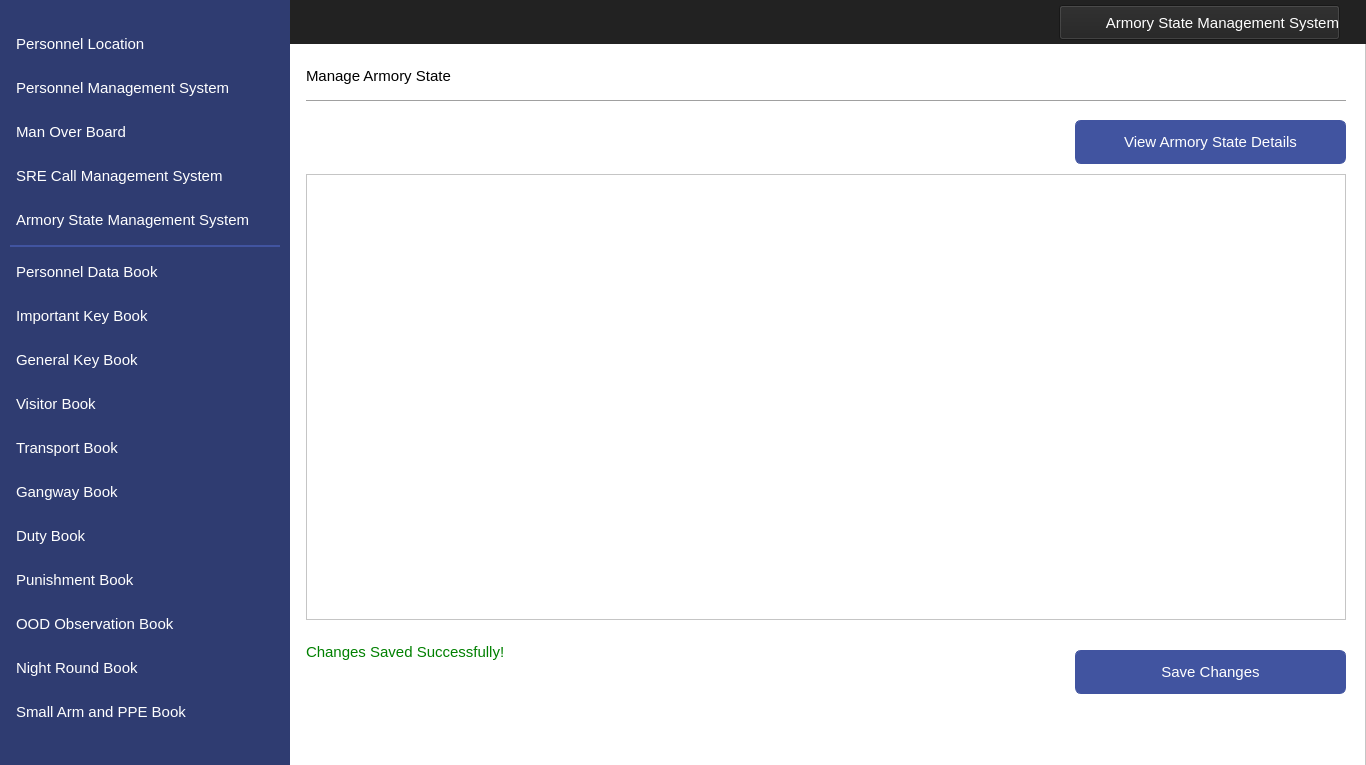
<?xml version="1.0" encoding="UTF-8"?>
<ui version="4.0">
 <class>MainWindow</class>
 <widget class="QMainWindow" name="MainWindow">
  <property name="geometry">
   <rect>
    <x>0</x>
    <y>0</y>
    <width>1366</width>
    <height>765</height>
   </rect>
  </property>
  <property name="windowTitle">
   <string>MainWindow</string>
  </property>
  <widget class="QWidget" name="centralwidget">
   <widget class="QFrame" name="frame">
    <property name="geometry">
     <rect>
      <x>0</x>
      <y>0</y>
      <width>1366</width>
      <height>768</height>
     </rect>
    </property>
    <property name="styleSheet">
     <string notr="true">background-color: #ffffff</string>
    </property>
    <property name="frameShape">
     <enum>QFrame::StyledPanel</enum>
    </property>
    <property name="frameShadow">
     <enum>QFrame::Raised</enum>
    </property>
    <widget class="QLabel" name="label">
     <property name="geometry">
      <rect>
       <x>0</x>
       <y>0</y>
       <width>290</width>
       <height>768</height>
      </rect>
     </property>
     <property name="styleSheet">
      <string notr="true">background-image: url(null);
background-color:#2F3C71;</string>
     </property>
     <property name="text">
      <string/>
     </property>
    </widget>
    <widget class="QLabel" name="label_2">
     <property name="geometry">
      <rect>
       <x>0</x>
       <y>0</y>
       <width>1366</width>
       <height>44</height>
      </rect>
     </property>
     <property name="styleSheet">
      <string notr="true">background-image: url(null);
background-color:#222222;</string>
     </property>
     <property name="text">
      <string/>
     </property>
    </widget>
    <widget class="QPushButton" name="navViewPunishment">
     <property name="geometry">
      <rect>
       <x>10</x>
       <y>558</y>
       <width>270</width>
       <height>44</height>
      </rect>
     </property>
     <property name="font">
      <font>
       <family>Segoe UI</family>
       <pointsize>11</pointsize>
      </font>
     </property>
     <property name="cursor">
      <cursorShape>PointingHandCursor</cursorShape>
     </property>
     <property name="styleSheet">
      <string notr="true">QPushButton 
{
    text-align: left;
    color: #ffffff;
    background-color:#2F3C71;
    border-width: 1px;
    border-color: #2F3C71;
    border-style: solid;
    border-radius: 6;
    padding: 3px;
    font-size: 11pt;
    padding-left: 5px;
    padding-right: 5px;
    min-width: 40px;
}

QPushButton:hover
{
    background-color:#4154A0;
}
QPushButton:pressed
{
    background-color: #384889;
 	border-width: 3px;
    border-color: #5C70BC;
    border-style: solid;
    border-radius: 6;

}</string>
     </property>
     <property name="text">
      <string>Punishment Book</string>
     </property>
     <property name="icon">
      <iconset resource="../IconResource.qrc">
       <normaloff>:/images/punishment.png</normaloff>:/images/punishment.png</iconset>
     </property>
     <property name="iconSize">
      <size>
       <width>25</width>
       <height>25</height>
      </size>
     </property>
     <property name="flat">
      <bool>false</bool>
     </property>
    </widget>
    <widget class="QPushButton" name="navViewImpKey">
     <property name="geometry">
      <rect>
       <x>10</x>
       <y>294</y>
       <width>270</width>
       <height>44</height>
      </rect>
     </property>
     <property name="font">
      <font>
       <family>Segoe UI</family>
       <pointsize>11</pointsize>
      </font>
     </property>
     <property name="cursor">
      <cursorShape>PointingHandCursor</cursorShape>
     </property>
     <property name="styleSheet">
      <string notr="true">QPushButton 
{
    text-align: left;
    color: #ffffff;
    background-color:#2F3C71;
    border-width: 1px;
    border-color: #2F3C71;
    border-style: solid;
    border-radius: 6;
    padding: 3px;
    font-size: 11pt;
    padding-left: 5px;
    padding-right: 5px;
    min-width: 40px;
}

QPushButton:hover
{
    background-color:#4154A0;
}
QPushButton:pressed
{
    background-color: #384889;
 	border-width: 3px;
    border-color: #5C70BC;
    border-style: solid;
    border-radius: 6;

}</string>
     </property>
     <property name="text">
      <string>Important Key Book</string>
     </property>
     <property name="icon">
      <iconset resource="../IconResource.qrc">
       <normaloff>:/images/impKey.png</normaloff>:/images/impKey.png</iconset>
     </property>
     <property name="iconSize">
      <size>
       <width>25</width>
       <height>25</height>
      </size>
     </property>
     <property name="flat">
      <bool>false</bool>
     </property>
    </widget>
    <widget class="QPushButton" name="navViewGenKey">
     <property name="geometry">
      <rect>
       <x>10</x>
       <y>338</y>
       <width>270</width>
       <height>44</height>
      </rect>
     </property>
     <property name="font">
      <font>
       <family>Segoe UI</family>
       <pointsize>11</pointsize>
      </font>
     </property>
     <property name="cursor">
      <cursorShape>PointingHandCursor</cursorShape>
     </property>
     <property name="styleSheet">
      <string notr="true">QPushButton 
{
    text-align: left;
    color: #ffffff;
    background-color:#2F3C71;
    border-width: 1px;
    border-color: #2F3C71;
    border-style: solid;
    border-radius: 6;
    padding: 3px;
    font-size: 11pt;
    padding-left: 5px;
    padding-right: 5px;
    min-width: 40px;
}

QPushButton:hover
{
    background-color:#4154A0;
}

QPushButton:pressed
{
    background-color: #384889;
 	border-width: 3px;
    border-color: #5C70BC;
    border-style: solid;
    border-radius: 6;

}</string>
     </property>
     <property name="text">
      <string>General Key Book</string>
     </property>
     <property name="icon">
      <iconset resource="../IconResource.qrc">
       <normaloff>:/images/genKey.png</normaloff>:/images/genKey.png</iconset>
     </property>
     <property name="iconSize">
      <size>
       <width>25</width>
       <height>25</height>
      </size>
     </property>
     <property name="flat">
      <bool>false</bool>
     </property>
    </widget>
    <widget class="QPushButton" name="navViewVisitor">
     <property name="geometry">
      <rect>
       <x>10</x>
       <y>382</y>
       <width>270</width>
       <height>44</height>
      </rect>
     </property>
     <property name="font">
      <font>
       <family>Segoe UI</family>
       <pointsize>11</pointsize>
      </font>
     </property>
     <property name="cursor">
      <cursorShape>PointingHandCursor</cursorShape>
     </property>
     <property name="styleSheet">
      <string notr="true">QPushButton 
{
    text-align: left;
    color: #ffffff;
    background-color:#2F3C71;
    border-width: 1px;
    border-color: #2F3C71;
    border-style: solid;
    border-radius: 6;
    padding: 3px;
    font-size: 11pt;
    padding-left: 5px;
    padding-right: 5px;
    min-width: 40px;
}

QPushButton:hover
{
    background-color:#4154A0;
}


QPushButton:pressed
{
    background-color: #384889;
 	border-width: 3px;
    border-color: #5C70BC;
    border-style: solid;
    border-radius: 6;
}</string>
     </property>
     <property name="text">
      <string>Visitor Book</string>
     </property>
     <property name="icon">
      <iconset resource="../IconResource.qrc">
       <normaloff>:/images/visitor.png</normaloff>:/images/visitor.png</iconset>
     </property>
     <property name="iconSize">
      <size>
       <width>25</width>
       <height>25</height>
      </size>
     </property>
     <property name="flat">
      <bool>false</bool>
     </property>
    </widget>
    <widget class="QPushButton" name="navViewTransport">
     <property name="geometry">
      <rect>
       <x>10</x>
       <y>426</y>
       <width>270</width>
       <height>44</height>
      </rect>
     </property>
     <property name="font">
      <font>
       <family>Segoe UI</family>
       <pointsize>11</pointsize>
      </font>
     </property>
     <property name="cursor">
      <cursorShape>PointingHandCursor</cursorShape>
     </property>
     <property name="styleSheet">
      <string notr="true">QPushButton 
{
    text-align: left;
    color: #ffffff;
    background-color:#2F3C71;
    border-width: 1px;
    border-color: #2F3C71;
    border-style: solid;
    border-radius: 6;
    padding: 3px;
    font-size: 11pt;
    padding-left: 5px;
    padding-right: 5px;
    min-width: 40px;
}

QPushButton:hover
{
    background-color:#4154A0;
}
QPushButton:pressed
{
    background-color: #384889;
 	border-width: 3px;
    border-color: #5C70BC;
    border-style: solid;
    border-radius: 6;

}</string>
     </property>
     <property name="text">
      <string>Transport Book</string>
     </property>
     <property name="icon">
      <iconset resource="../IconResource.qrc">
       <normaloff>:/images/transport.png</normaloff>:/images/transport.png</iconset>
     </property>
     <property name="iconSize">
      <size>
       <width>25</width>
       <height>25</height>
      </size>
     </property>
     <property name="flat">
      <bool>false</bool>
     </property>
    </widget>
    <widget class="QPushButton" name="navViewGangway">
     <property name="geometry">
      <rect>
       <x>10</x>
       <y>470</y>
       <width>270</width>
       <height>44</height>
      </rect>
     </property>
     <property name="font">
      <font>
       <family>Segoe UI</family>
       <pointsize>11</pointsize>
      </font>
     </property>
     <property name="cursor">
      <cursorShape>PointingHandCursor</cursorShape>
     </property>
     <property name="styleSheet">
      <string notr="true">QPushButton 
{
    text-align: left;
    color: #ffffff;
    background-color:#2F3C71;
    border-width: 1px;
    border-color: #2F3C71;
    border-style: solid;
    border-radius: 6;
    padding: 3px;
    font-size: 11pt;
    padding-left: 5px;
    padding-right: 5px;
    min-width: 40px;
}

QPushButton:hover
{
    background-color:#4154A0;
}
QPushButton:pressed
{
    background-color: #384889;
 	border-width: 3px;
    border-color: #5C70BC;
    border-style: solid;
    border-radius: 6;

}</string>
     </property>
     <property name="text">
      <string>Gangway Book</string>
     </property>
     <property name="icon">
      <iconset resource="../IconResource.qrc">
       <normaloff>:/images/gangway.png</normaloff>:/images/gangway.png</iconset>
     </property>
     <property name="iconSize">
      <size>
       <width>25</width>
       <height>25</height>
      </size>
     </property>
     <property name="flat">
      <bool>false</bool>
     </property>
    </widget>
    <widget class="QPushButton" name="navViewDuty">
     <property name="geometry">
      <rect>
       <x>10</x>
       <y>514</y>
       <width>270</width>
       <height>44</height>
      </rect>
     </property>
     <property name="font">
      <font>
       <family>Segoe UI</family>
       <pointsize>11</pointsize>
      </font>
     </property>
     <property name="cursor">
      <cursorShape>PointingHandCursor</cursorShape>
     </property>
     <property name="styleSheet">
      <string notr="true">QPushButton 
{
    text-align: left;
    color: #ffffff;
    background-color:#2F3C71;
    border-width: 1px;
    border-color: #2F3C71;
    border-style: solid;
    border-radius: 6;
    padding: 3px;
    font-size: 11pt;
    padding-left: 5px;
    padding-right: 5px;
    min-width: 40px;
}

QPushButton:hover
{
    background-color:#4154A0;
}
QPushButton:pressed
{
    background-color: #384889;
 	border-width: 3px;
    border-color: #5C70BC;
    border-style: solid;
    border-radius: 6;

}</string>
     </property>
     <property name="text">
      <string>Duty Book</string>
     </property>
     <property name="icon">
      <iconset resource="../IconResource.qrc">
       <normaloff>:/images/duty.png</normaloff>:/images/duty.png</iconset>
     </property>
     <property name="iconSize">
      <size>
       <width>25</width>
       <height>25</height>
      </size>
     </property>
     <property name="flat">
      <bool>false</bool>
     </property>
    </widget>
    <widget class="QPushButton" name="navViewNight">
     <property name="geometry">
      <rect>
       <x>10</x>
       <y>646</y>
       <width>270</width>
       <height>44</height>
      </rect>
     </property>
     <property name="font">
      <font>
       <family>Segoe UI</family>
       <pointsize>11</pointsize>
      </font>
     </property>
     <property name="cursor">
      <cursorShape>PointingHandCursor</cursorShape>
     </property>
     <property name="styleSheet">
      <string notr="true">QPushButton 
{
    text-align: left;
    color: #ffffff;
    background-color:#2F3C71;
    border-width: 1px;
    border-color: #2F3C71;
    border-style: solid;
    border-radius: 6;
    padding: 3px;
    font-size: 11pt;
    padding-left: 5px;
    padding-right: 5px;
    min-width: 40px;
}

QPushButton:hover
{
    background-color:#4154A0;
}
QPushButton:pressed
{
    background-color: #384889;
 	border-width: 3px;
    border-color: #5C70BC;
    border-style: solid;
    border-radius: 6;

}</string>
     </property>
     <property name="text">
      <string>Night Round Book</string>
     </property>
     <property name="icon">
      <iconset resource="../IconResource.qrc">
       <normaloff>:/images/night.png</normaloff>:/images/night.png</iconset>
     </property>
     <property name="iconSize">
      <size>
       <width>25</width>
       <height>25</height>
      </size>
     </property>
     <property name="flat">
      <bool>false</bool>
     </property>
    </widget>
    <widget class="QLabel" name="label_4">
     <property name="geometry">
      <rect>
       <x>10</x>
       <y>245</y>
       <width>270</width>
       <height>2</height>
      </rect>
     </property>
     <property name="styleSheet">
      <string notr="true">background-color:#4154A0;</string>
     </property>
     <property name="text">
      <string/>
     </property>
    </widget>
    <widget class="QPushButton" name="navViewMOB">
     <property name="geometry">
      <rect>
       <x>10</x>
       <y>110</y>
       <width>270</width>
       <height>44</height>
      </rect>
     </property>
     <property name="font">
      <font>
       <family>Segoe UI</family>
       <pointsize>11</pointsize>
      </font>
     </property>
     <property name="cursor">
      <cursorShape>PointingHandCursor</cursorShape>
     </property>
     <property name="styleSheet">
      <string notr="true">QPushButton 
{
    text-align: left;
    color: #ffffff;
    background-color:#2F3C71;
    border-width: 1px;
    border-color: #2F3C71;
    border-style: solid;
    border-radius: 6;
    padding: 3px;
    font-size: 11pt;
    padding-left: 5px;
    padding-right: 5px;
    min-width: 40px;
}

QPushButton:hover
{
    background-color:#4154A0;
}
QPushButton:pressed
{
    background-color: #384889;
 	border-width: 3px;
    border-color: #5C70BC;
    border-style: solid;
    border-radius: 6;

}</string>
     </property>
     <property name="text">
      <string>Man Over Board</string>
     </property>
     <property name="icon">
      <iconset resource="../IconResource.qrc">
       <normaloff>:/images/mob.png</normaloff>:/images/mob.png</iconset>
     </property>
     <property name="iconSize">
      <size>
       <width>32</width>
       <height>32</height>
      </size>
     </property>
     <property name="flat">
      <bool>false</bool>
     </property>
    </widget>
    <widget class="QPushButton" name="navViewLocation">
     <property name="geometry">
      <rect>
       <x>10</x>
       <y>22</y>
       <width>270</width>
       <height>44</height>
      </rect>
     </property>
     <property name="font">
      <font>
       <family>Segoe UI</family>
       <pointsize>11</pointsize>
      </font>
     </property>
     <property name="cursor">
      <cursorShape>PointingHandCursor</cursorShape>
     </property>
     <property name="styleSheet">
      <string notr="true">QPushButton 
{
    text-align: left;
    color: #ffffff;
    background-color:#2F3C71;
    border-width: 1px;
    border-color: #2F3C71;
    border-style: solid;
    border-radius: 6;
    padding: 3px;
    font-size: 11pt;
    padding-left: 5px;
    padding-right: 5px;
    min-width: 40px;
}

QPushButton:hover
{
    background-color:#4154A0;
}
QPushButton:pressed
{
    background-color: #384889;
 	border-width: 3px;
    border-color: #5C70BC;
    border-style: solid;
    border-radius: 6;

}</string>
     </property>
     <property name="text">
      <string>Personnel Location</string>
     </property>
     <property name="icon">
      <iconset resource="../IconResource.qrc">
       <normaloff>:/images/locate.png</normaloff>:/images/locate.png</iconset>
     </property>
     <property name="iconSize">
      <size>
       <width>25</width>
       <height>25</height>
      </size>
     </property>
     <property name="flat">
      <bool>false</bool>
     </property>
    </widget>
    <widget class="QPushButton" name="navViewMangement">
     <property name="geometry">
      <rect>
       <x>10</x>
       <y>66</y>
       <width>270</width>
       <height>44</height>
      </rect>
     </property>
     <property name="font">
      <font>
       <family>Segoe UI</family>
       <pointsize>11</pointsize>
      </font>
     </property>
     <property name="cursor">
      <cursorShape>PointingHandCursor</cursorShape>
     </property>
     <property name="styleSheet">
      <string notr="true">QPushButton 
{
    text-align: left;
    color: #ffffff;
    background-color:#2F3C71;
    border-width: 1px;
    border-color: #2F3C71;
    border-style: solid;
    border-radius: 6;
    padding: 3px;
    font-size: 11pt;
    padding-left: 5px;
    padding-right: 5px;
    min-width: 40px;
}

QPushButton:hover
{
    background-color:#4154A0;
}
QPushButton:pressed
{
    background-color: #384889;
 	border-width: 3px;
    border-color: #5C70BC;
    border-style: solid;
    border-radius: 6;

}</string>
     </property>
     <property name="text">
      <string>Personnel Management System</string>
     </property>
     <property name="icon">
      <iconset resource="../IconResource.qrc">
       <normaloff>:/images/personnel.png</normaloff>:/images/personnel.png</iconset>
     </property>
     <property name="iconSize">
      <size>
       <width>32</width>
       <height>32</height>
      </size>
     </property>
     <property name="flat">
      <bool>false</bool>
     </property>
    </widget>
    <widget class="QPushButton" name="navViewPPE">
     <property name="geometry">
      <rect>
       <x>10</x>
       <y>690</y>
       <width>270</width>
       <height>44</height>
      </rect>
     </property>
     <property name="font">
      <font>
       <family>Segoe UI</family>
       <pointsize>11</pointsize>
      </font>
     </property>
     <property name="cursor">
      <cursorShape>PointingHandCursor</cursorShape>
     </property>
     <property name="styleSheet">
      <string notr="true">QPushButton 
{
    text-align: left;
    color: #ffffff;
    background-color:#2F3C71;
    border-width: 1px;
    border-color: #2F3C71;
    border-style: solid;
    border-radius: 6;
    padding: 3px;
    font-size: 11pt;
    padding-left: 5px;
    padding-right: 5px;
    min-width: 40px;
}

QPushButton:hover
{
    background-color:#4154A0;
}
QPushButton:pressed
{
    background-color: #384889;
 	border-width: 3px;
    border-color: #5C70BC;
    border-style: solid;
    border-radius: 6;

}</string>
     </property>
     <property name="text">
      <string>Small Arm and PPE Book</string>
     </property>
     <property name="icon">
      <iconset resource="../IconResource.qrc">
       <normaloff>:/images/armPPE.png</normaloff>:/images/armPPE.png</iconset>
     </property>
     <property name="iconSize">
      <size>
       <width>25</width>
       <height>25</height>
      </size>
     </property>
     <property name="flat">
      <bool>false</bool>
     </property>
    </widget>
    <widget class="QPushButton" name="navViewOOD">
     <property name="geometry">
      <rect>
       <x>10</x>
       <y>602</y>
       <width>270</width>
       <height>44</height>
      </rect>
     </property>
     <property name="font">
      <font>
       <family>Segoe UI</family>
       <pointsize>11</pointsize>
      </font>
     </property>
     <property name="cursor">
      <cursorShape>PointingHandCursor</cursorShape>
     </property>
     <property name="styleSheet">
      <string notr="true">QPushButton 
{
    text-align: left;
    color: #ffffff;
    background-color:#2F3C71;
    border-width: 1px;
    border-color: #2F3C71;
    border-style: solid;
    border-radius: 6;
    padding: 3px;
    font-size: 11pt;
    padding-left: 5px;
    padding-right: 5px;
    min-width: 40px;
}

QPushButton:hover
{
    background-color:#4154A0;
}
QPushButton:pressed
{
    background-color: #384889;
 	border-width: 3px;
    border-color: #5C70BC;
    border-style: solid;
    border-radius: 6;

}</string>
     </property>
     <property name="text">
      <string>OOD Observation Book</string>
     </property>
     <property name="icon">
      <iconset resource="../IconResource.qrc">
       <normaloff>:/images/oodObserve.png</normaloff>:/images/oodObserve.png</iconset>
     </property>
     <property name="iconSize">
      <size>
       <width>25</width>
       <height>25</height>
      </size>
     </property>
     <property name="flat">
      <bool>false</bool>
     </property>
    </widget>
    <widget class="QPushButton" name="navViewCMS">
     <property name="geometry">
      <rect>
       <x>10</x>
       <y>154</y>
       <width>270</width>
       <height>44</height>
      </rect>
     </property>
     <property name="font">
      <font>
       <family>Segoe UI</family>
       <pointsize>11</pointsize>
      </font>
     </property>
     <property name="cursor">
      <cursorShape>PointingHandCursor</cursorShape>
     </property>
     <property name="styleSheet">
      <string notr="true">QPushButton 
{
    text-align: left;
    color: #ffffff;
    background-color:#2F3C71;
    border-width: 1px;
    border-color: #2F3C71;
    border-style: solid;
    border-radius: 6;
    padding: 3px;
    font-size: 11pt;
    padding-left: 5px;
    padding-right: 5px;
    min-width: 40px;
}

QPushButton:hover
{
    background-color:#4154A0;
}
QPushButton:pressed
{
    background-color: #384889;
 	border-width: 3px;
    border-color: #5C70BC;
    border-style: solid;
    border-radius: 6;

}</string>
     </property>
     <property name="text">
      <string>SRE Call Management System</string>
     </property>
     <property name="icon">
      <iconset resource="../IconResource.qrc">
       <normaloff>:/images/sreCall.png</normaloff>:/images/sreCall.png</iconset>
     </property>
     <property name="iconSize">
      <size>
       <width>25</width>
       <height>25</height>
      </size>
     </property>
     <property name="flat">
      <bool>false</bool>
     </property>
    </widget>
    <widget class="QPushButton" name="pushButton">
     <property name="enabled">
      <bool>true</bool>
     </property>
     <property name="geometry">
      <rect>
       <x>1059</x>
       <y>5</y>
       <width>281</width>
       <height>35</height>
      </rect>
     </property>
     <property name="font">
      <font>
       <family>Segoe UI</family>
       <pointsize>11</pointsize>
      </font>
     </property>
     <property name="styleSheet">
      <string notr="true"> text-align: right;
    color: #ffffff;
    background-color:#222222;</string>
     </property>
     <property name="text">
      <string>Armory State Management System</string>
     </property>
     <property name="icon">
      <iconset resource="../IconResource.qrc">
       <normaloff>:/images/armoryState.png</normaloff>:/images/armoryState.png</iconset>
     </property>
     <property name="iconSize">
      <size>
       <width>32</width>
       <height>32</height>
      </size>
     </property>
    </widget>
    <widget class="QPushButton" name="pushButton_2">
     <property name="enabled">
      <bool>true</bool>
     </property>
     <property name="geometry">
      <rect>
       <x>306</x>
       <y>680</y>
       <width>100</width>
       <height>80</height>
      </rect>
     </property>
     <property name="styleSheet">
      <string notr="true"> border:1px solid #fff;
    border-radius:4px;
    outline:none;</string>
     </property>
     <property name="text">
      <string/>
     </property>
     <property name="icon">
      <iconset resource="../IconResource.qrc">
       <normaloff>:/images/logoMTIP.png</normaloff>:/images/logoMTIP.png</iconset>
     </property>
     <property name="iconSize">
      <size>
       <width>200</width>
       <height>200</height>
      </size>
     </property>
    </widget>
    <widget class="QPushButton" name="navViewPersonnel">
     <property name="geometry">
      <rect>
       <x>10</x>
       <y>250</y>
       <width>270</width>
       <height>44</height>
      </rect>
     </property>
     <property name="font">
      <font>
       <family>Segoe UI</family>
       <pointsize>11</pointsize>
      </font>
     </property>
     <property name="cursor">
      <cursorShape>PointingHandCursor</cursorShape>
     </property>
     <property name="styleSheet">
      <string notr="true">QPushButton 
{
    text-align: left;
    color: #ffffff;
    background-color:#2F3C71;
    border-width: 1px;
    border-color: #2F3C71;
    border-style: solid;
    border-radius: 6;
    padding: 3px;
    font-size: 11pt;
    padding-left: 5px;
    padding-right: 5px;
    min-width: 40px;
}

QPushButton:hover
{
    background-color:#4154A0;
}

QPushButton:pressed
{
    background-color: #384889;
 	border-width: 3px;
    border-color: #5C70BC;
    border-style: solid;
    border-radius: 6;

}</string>
     </property>
     <property name="text">
      <string>Personnel Data Book</string>
     </property>
     <property name="icon">
      <iconset resource="../IconResource.qrc">
       <normaloff>:/images/personnelData.png</normaloff>:/images/personnelData.png</iconset>
     </property>
     <property name="iconSize">
      <size>
       <width>25</width>
       <height>25</height>
      </size>
     </property>
     <property name="flat">
      <bool>false</bool>
     </property>
    </widget>
    <widget class="QPushButton" name="btnSaveChanges">
     <property name="geometry">
      <rect>
       <x>1075</x>
       <y>650</y>
       <width>271</width>
       <height>44</height>
      </rect>
     </property>
     <property name="font">
      <font>
       <family>Segoe UI</family>
       <pointsize>11</pointsize>
      </font>
     </property>
     <property name="cursor">
      <cursorShape>PointingHandCursor</cursorShape>
     </property>
     <property name="styleSheet">
      <string notr="true">QPushButton
{
    color: #ffffff;
    background-color:#4154A0;
    border-width: 1px;
    border-color: #4154A0;
    border-style: solid;
    border-radius: 6;
    padding: 3px;
    font-size: 11pt;
    padding-left: 5px;
    padding-right: 5px;
    min-width: 40px;
}

QPushButton:hover
{
    background-color:#384889
}
QPushButton:pressed
{
    background-color: #384889;
 	border-width: 3px;
    border-color: #5C70BC;
    border-style: solid;
    border-radius: 6;

}</string>
     </property>
     <property name="text">
      <string>Save Changes</string>
     </property>
     <property name="icon">
      <iconset resource="../IconResource.qrc">
       <normaloff>:/images/saveChanges.png</normaloff>:/images/saveChanges.png</iconset>
     </property>
     <property name="iconSize">
      <size>
       <width>25</width>
       <height>25</height>
      </size>
     </property>
    </widget>
    <widget class="QPushButton" name="navViewState">
     <property name="geometry">
      <rect>
       <x>10</x>
       <y>198</y>
       <width>270</width>
       <height>44</height>
      </rect>
     </property>
     <property name="font">
      <font>
       <family>Segoe UI</family>
       <pointsize>11</pointsize>
      </font>
     </property>
     <property name="cursor">
      <cursorShape>PointingHandCursor</cursorShape>
     </property>
     <property name="styleSheet">
      <string notr="true">QPushButton 
{
    text-align: left;
    color: #ffffff;
    background-color:#2F3C71;
    border-width: 1px;
    border-color: #2F3C71;
    border-style: solid;
    border-radius: 6;
    padding: 3px;
    font-size: 11pt;
    padding-left: 5px;
    padding-right: 5px;
    min-width: 40px;
}

QPushButton:hover
{
    background-color:#4154A0;
}
QPushButton:active
{
    background-color:#4154A0;
}
QPushButton:pressed
{
    background-color: #384889;
 	border-width: 3px;
    border-color: #5C70BC;
    border-style: solid;
    border-radius: 6;

}</string>
     </property>
     <property name="text">
      <string>Armory State Management System</string>
     </property>
     <property name="icon">
      <iconset resource="../IconResource.qrc">
       <normaloff>:/images/armoryState.png</normaloff>:/images/armoryState.png</iconset>
     </property>
     <property name="iconSize">
      <size>
       <width>25</width>
       <height>25</height>
      </size>
     </property>
     <property name="flat">
      <bool>false</bool>
     </property>
    </widget>
    <widget class="QPushButton" name="navViewArmoryDetails">
     <property name="geometry">
      <rect>
       <x>1075</x>
       <y>120</y>
       <width>271</width>
       <height>44</height>
      </rect>
     </property>
     <property name="font">
      <font>
       <family>Segoe UI</family>
       <pointsize>11</pointsize>
      </font>
     </property>
     <property name="cursor">
      <cursorShape>PointingHandCursor</cursorShape>
     </property>
     <property name="styleSheet">
      <string notr="true">QPushButton
{
    color: #ffffff;
    background-color:#4154A0;
    border-width: 1px;
    border-color: #4154A0;
    border-style: solid;
    border-radius: 6;
    padding: 3px;
    font-size: 11pt;
    padding-left: 5px;
    padding-right: 5px;
    min-width: 40px;
}

QPushButton:hover
{
    background-color:#384889
}
QPushButton:pressed
{
    background-color: #384889;
 	border-width: 3px;
    border-color: #5C70BC;
    border-style: solid;
    border-radius: 6;

}</string>
     </property>
     <property name="text">
      <string>View Armory State Details</string>
     </property>
     <property name="icon">
      <iconset resource="../IconResource.qrc">
       <normaloff>:/images/viewDetails.png</normaloff>:/images/viewDetails.png</iconset>
     </property>
     <property name="iconSize">
      <size>
       <width>25</width>
       <height>25</height>
      </size>
     </property>
    </widget>
    <widget class="QLabel" name="lblDataEntrySuccessful">
     <property name="enabled">
      <bool>true</bool>
     </property>
     <property name="geometry">
      <rect>
       <x>306</x>
       <y>630</y>
       <width>361</width>
       <height>44</height>
      </rect>
     </property>
     <property name="font">
      <font>
       <family>Segoe UI</family>
       <pointsize>11</pointsize>
      </font>
     </property>
     <property name="layoutDirection">
      <enum>Qt::LeftToRight</enum>
     </property>
     <property name="styleSheet">
      <string notr="true">color: green;
background-color:#ffffff;
font-size: 11pt</string>
     </property>
     <property name="text">
      <string>Changes Saved Successfully!</string>
     </property>
     <property name="alignment">
      <set>Qt::AlignLeading|Qt::AlignLeft|Qt::AlignVCenter</set>
     </property>
    </widget>
    <widget class="QTableWidget" name="tblManage">
     <property name="geometry">
      <rect>
       <x>306</x>
       <y>174</y>
       <width>1040</width>
       <height>446</height>
      </rect>
     </property>
     <property name="styleSheet">
      <string notr="true"/>
     </property>
     <property name="editTriggers">
      <set>QAbstractItemView::NoEditTriggers</set>
     </property>
     <property name="alternatingRowColors">
      <bool>true</bool>
     </property>
     <property name="selectionMode">
      <enum>QAbstractItemView::NoSelection</enum>
     </property>
     <property name="selectionBehavior">
      <enum>QAbstractItemView::SelectRows</enum>
     </property>
    </widget>
    <zorder>label_2</zorder>
    <zorder>label</zorder>
    <zorder>navViewPunishment</zorder>
    <zorder>navViewImpKey</zorder>
    <zorder>navViewGenKey</zorder>
    <zorder>navViewVisitor</zorder>
    <zorder>navViewTransport</zorder>
    <zorder>navViewGangway</zorder>
    <zorder>navViewDuty</zorder>
    <zorder>navViewNight</zorder>
    <zorder>label_4</zorder>
    <zorder>navViewMOB</zorder>
    <zorder>navViewLocation</zorder>
    <zorder>navViewMangement</zorder>
    <zorder>navViewPPE</zorder>
    <zorder>navViewOOD</zorder>
    <zorder>navViewCMS</zorder>
    <zorder>pushButton</zorder>
    <zorder>pushButton_2</zorder>
    <zorder>navViewPersonnel</zorder>
    <zorder>btnSaveChanges</zorder>
    <zorder>navViewState</zorder>
    <zorder>navViewArmoryDetails</zorder>
    <zorder>lblDataEntrySuccessful</zorder>
    <zorder>tblManage</zorder>
   </widget>
   <widget class="QLabel" name="label_13">
    <property name="geometry">
     <rect>
      <x>306</x>
      <y>100</y>
      <width>1040</width>
      <height>1</height>
     </rect>
    </property>
    <property name="styleSheet">
     <string notr="true">background-color:#A0A0A0;</string>
    </property>
    <property name="text">
     <string/>
    </property>
   </widget>
   <widget class="QLabel" name="label_6">
    <property name="geometry">
     <rect>
      <x>306</x>
      <y>60</y>
      <width>221</width>
      <height>31</height>
     </rect>
    </property>
    <property name="font">
     <font>
      <family>Segoe UI</family>
      <pointsize>11</pointsize>
     </font>
    </property>
    <property name="layoutDirection">
     <enum>Qt::LeftToRight</enum>
    </property>
    <property name="styleSheet">
     <string notr="true">color: #000000;
background-color:#ffffff;
font-size: 11pt</string>
    </property>
    <property name="text">
     <string>Manage Armory State</string>
    </property>
    <property name="alignment">
     <set>Qt::AlignLeading|Qt::AlignLeft|Qt::AlignVCenter</set>
    </property>
   </widget>
  </widget>
 </widget>
 <resources>
  <include location="../IconResource.qrc"/>
 </resources>
 <connections/>
</ui>
